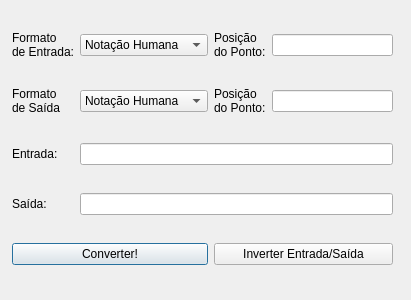
<?xml version="1.0" encoding="UTF-8"?>
<ui version="4.0">
 <class>PointConversorDialog</class>
 <widget class="QDialog" name="PointConversorDialog">
  <property name="geometry">
   <rect>
    <x>0</x>
    <y>0</y>
    <width>411</width>
    <height>300</height>
   </rect>
  </property>
  <property name="windowTitle">
   <string>Conversor de Ponto</string>
  </property>
  <widget class="QWidget" name="gridLayoutWidget">
   <property name="geometry">
    <rect>
     <x>12</x>
     <y>9</y>
     <width>381</width>
     <height>281</height>
    </rect>
   </property>
   <layout class="QGridLayout" name="gridLayout">
    <item row="0" column="2">
     <widget class="QLabel" name="label_4">
      <property name="text">
       <string>Posição
do Ponto:</string>
      </property>
     </widget>
    </item>
    <item row="0" column="1">
     <widget class="QComboBox" name="comboBoxInput">
      <item>
       <property name="text">
        <string>Notação Humana</string>
       </property>
      </item>
      <item>
       <property name="text">
        <string>Float 16 Bits</string>
       </property>
      </item>
      <item>
       <property name="text">
        <string>Float 32 Bits</string>
       </property>
      </item>
      <item>
       <property name="text">
        <string>Float 64 Bits</string>
       </property>
      </item>
      <item>
       <property name="text">
        <string>Ponto Fixo 8 Bits</string>
       </property>
      </item>
      <item>
       <property name="text">
        <string>Ponto Fixo 16 Bits</string>
       </property>
      </item>
      <item>
       <property name="text">
        <string>Ponto Fixo 32 Bits</string>
       </property>
      </item>
      <item>
       <property name="text">
        <string>Ponto Fixo 64 Bits</string>
       </property>
      </item>
     </widget>
    </item>
    <item row="0" column="3">
     <widget class="QLineEdit" name="lineEdit_3"/>
    </item>
    <item row="3" column="0">
     <widget class="QLabel" name="label">
      <property name="text">
       <string>Saída:</string>
      </property>
     </widget>
    </item>
    <item row="0" column="0">
     <widget class="QLabel" name="label_3">
      <property name="text">
       <string>Formato
de Entrada:</string>
      </property>
     </widget>
    </item>
    <item row="2" column="0">
     <widget class="QLabel" name="label_2">
      <property name="text">
       <string>Entrada:</string>
      </property>
     </widget>
    </item>
    <item row="1" column="0">
     <widget class="QLabel" name="label_5">
      <property name="text">
       <string>Formato
de Saída</string>
      </property>
     </widget>
    </item>
    <item row="1" column="2">
     <widget class="QLabel" name="label_6">
      <property name="text">
       <string>Posição
do Ponto:</string>
      </property>
     </widget>
    </item>
    <item row="1" column="3">
     <widget class="QLineEdit" name="lineEdit_4"/>
    </item>
    <item row="1" column="1">
     <widget class="QComboBox" name="comboBoxOutput">
      <item>
       <property name="text">
        <string>Notação Humana</string>
       </property>
      </item>
      <item>
       <property name="text">
        <string>Float 16 Bits</string>
       </property>
      </item>
      <item>
       <property name="text">
        <string>Float 32 Bits</string>
       </property>
      </item>
      <item>
       <property name="text">
        <string>Float 64 Bits</string>
       </property>
      </item>
      <item>
       <property name="text">
        <string>Ponto Fixo 8 Bits</string>
       </property>
      </item>
      <item>
       <property name="text">
        <string>Ponto Fixo 16 Bits</string>
       </property>
      </item>
      <item>
       <property name="text">
        <string>Ponto Fixo 32 Bits</string>
       </property>
      </item>
      <item>
       <property name="text">
        <string>Ponto Fixo 64 Bits</string>
       </property>
      </item>
     </widget>
    </item>
    <item row="4" column="0" colspan="2">
     <widget class="QPushButton" name="pushButtonConvert">
      <property name="text">
       <string>Converter!</string>
      </property>
     </widget>
    </item>
    <item row="4" column="2" colspan="2">
     <widget class="QPushButton" name="pushButtonInvert">
      <property name="text">
       <string>Inverter Entrada/Saída</string>
      </property>
     </widget>
    </item>
    <item row="2" column="1" colspan="3">
     <widget class="QLineEdit" name="lineEditInput"/>
    </item>
    <item row="3" column="1" colspan="3">
     <widget class="QLineEdit" name="lineEditOutput">
      <property name="readOnly">
       <bool>true</bool>
      </property>
     </widget>
    </item>
   </layout>
  </widget>
 </widget>
 <resources/>
 <connections/>
</ui>
